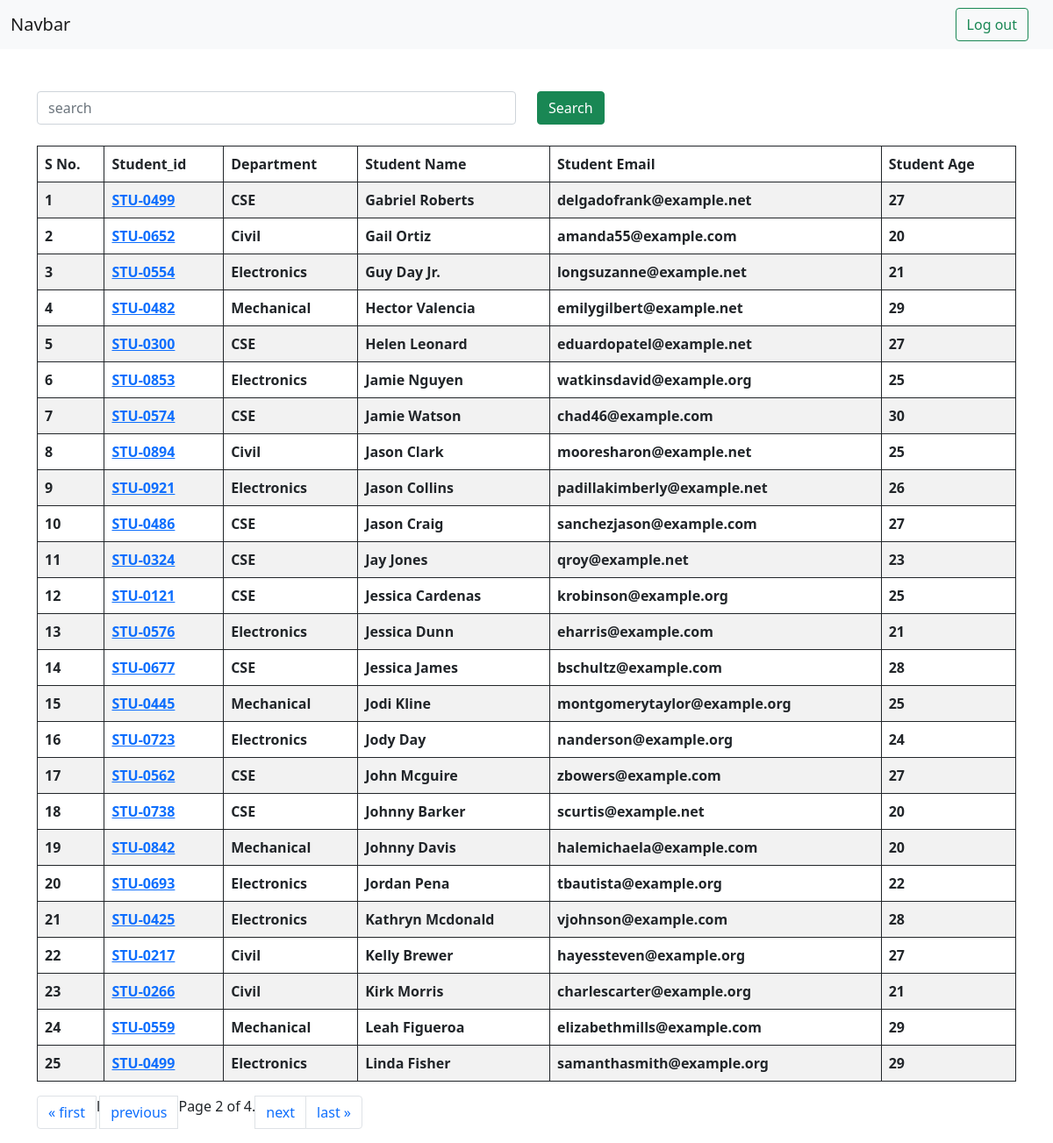
The app's page /students?page=2 with its own data.
### ReportCardApp/models.py (models this page shows, shortened)
class Student(models.Model):
    department=models.ForeignKey(Department, related_name='depart', on_delete=models.CASCADE)
    student_id=models.OneToOneField(StudentID,related_name="studentid",on_delete=models.CASCADE)
    student_name=models.CharField(max_length=100)
    student_email=models.EmailField(unique=True)
    student_age=models.IntegerField(default=18)
    student_addess=models.TextField()
    class Meta:
        ordering=['student_name']
        verbose_name="student"

class StudentID(models.Model):
    student_id= models.CharField(max_length=100)
    def __str__(self)->str:
        return self.student_id

class Department(models.Model):
    department=models.CharField(max_length=100)
    class Meta:
        ordering=['department']

### ReportCardApp/views.py (the view, shortened to what this page needs)
# urls.py: path('students',get_student,name='getstudents'),
def get_student(request):
    queryset= Student.objects.all()
    ranks = Student.objects.annotate(marks=Sum('studentmarks__marks')).order_by('-marks','-student_age')
    paginator = Paginator(queryset, 25)  # Show 25 contacts per page.
    page_number = request.GET.get("page",1)
    page_obj = paginator.get_page(page_number)
    return render(request ,'student.html',context={'queryset':page_obj})

### ReportCardApp/templates/student.html
{%extends "base.html" %}
{% block content %}
<div class="container mt-5">
    <form class="mb-4">
        <div class="row">
            <div class="col-md-6">
               <input type="text" class="form-control" placeholder="search" name="search">
            </div>
             <div class="col-md-6">
                <button class="btn btn-success" >Search</button>
             </div>
          </div>
    </form>
    <table class="table table-striped table-bordered border-dark">
        <thead>
          <tr>
            <th scope="row">S No.</th>
            <th scope="col">Student_id</th>
            <th scope="col">Department</th>
            <th scope="col">Student Name</th>
            <th scope="col">Student Email</th>
            <th scope="col">Student Age</th>
          </tr>
        </thead>
        <tbody>
             {%  for student in queryset %}
          <tr>
            <th scope="row">{{forloop.counter}}</th>
            <th scope="col"> <a href="{% url 'see_marks' student.student_id %}">
              {{student.student_id }}
            </a>
            </th>
            <th scope="col">{{student.department.department}}</th>
            <th scope="col">{{student.student_name}}</th>
            <th scope="col">{{student.student_email}}</th>
            <th scope="col">{{student.student_age}}</th>
          </tr>
           {% endfor %}
        </tbody>
      </table>
      <nav aria-label="Page navigation example">
        <ul class="pagination">
            {% if queryset.has_previous %}
            <li class="page-item"> <a class="page-link"  href="?page=1">&laquo; first</a></li>l
             <li class="page-item"><a class="page-link"  href="?page={{ queryset.previous_page_number }}">previous</a></li>
            {% endif %}
            <span class="current">
               Page {{ queryset.number }} of {{ queryset.paginator.num_pages }}.
            </span>
        {% if queryset.has_next %}
        <li class="page-item"><a class="page-link" href="?page={{ queryset.next_page_number }}">next</a></li>
         <li class="page-item"><a class="page-link"  href="?page={{ queryset.paginator.num_pages }}">last &raquo;</a></li>
        {% endif %}
        </ul>
      </nav>
</div>
{% endblock %}

### records on screen
Student: student_id "STU-0499", department.department "CSE", student_name "Gabriel Roberts", student_email "delgadofrank@example.net", student_age "27"
Student: student_id "STU-0652", department.department "Civil", student_name "Gail Ortiz", student_email "amanda55@example.com", student_age "20"
Student: student_id "STU-0554", department.department "Electronics", student_name "Guy Day Jr.", student_email "longsuzanne@example.net", student_age "21"
Student: student_id "STU-0482", department.department "Mechanical", student_name "Hector Valencia", student_email "emilygilbert@example.net", student_age "29"
Student: student_id "STU-0300", department.department "CSE", student_name "Helen Leonard", student_email "eduardopatel@example.net", student_age "27"
Student: student_id "STU-0853", department.department "Electronics", student_name "Jamie Nguyen", student_email "watkinsdavid@example.org", student_age "25"
Student: student_id "STU-0574", department.department "CSE", student_name "Jamie Watson", student_email "chad46@example.com", student_age "30"
Student: student_id "STU-0894", department.department "Civil", student_name "Jason Clark", student_email "mooresharon@example.net", student_age "25"
Student: student_id "STU-0921", department.department "Electronics", student_name "Jason Collins", student_email "padillakimberly@example.net", student_age "26"
Student: student_id "STU-0486", department.department "CSE", student_name "Jason Craig", student_email "sanchezjason@example.com", student_age "27"
Student: student_id "STU-0324", department.department "CSE", student_name "Jay Jones", student_email "qroy@example.net", student_age "23"
Student: student_id "STU-0121", department.department "CSE", student_name "Jessica Cardenas", student_email "krobinson@example.org", student_age "25"
Student: student_id "STU-0576", department.department "Electronics", student_name "Jessica Dunn", student_email "eharris@example.com", student_age "21"
Student: student_id "STU-0677", department.department "CSE", student_name "Jessica James", student_email "bschultz@example.com", student_age "28"
Student: student_id "STU-0445", department.department "Mechanical", student_name "Jodi Kline", student_email "montgomerytaylor@example.org", student_age "25"
Student: student_id "STU-0723", department.department "Electronics", student_name "Jody Day", student_email "nanderson@example.org", student_age "24"
Student: student_id "STU-0562", department.department "CSE", student_name "John Mcguire", student_email "zbowers@example.com", student_age "27"
Student: student_id "STU-0738", department.department "CSE", student_name "Johnny Barker", student_email "scurtis@example.net", student_age "20"
Student: student_id "STU-0842", department.department "Mechanical", student_name "Johnny Davis", student_email "halemichaela@example.com", student_age "20"
Student: student_id "STU-0693", department.department "Electronics", student_name "Jordan Pena", student_email "tbautista@example.org", student_age "22"
Student: student_id "STU-0425", department.department "Electronics", student_name "Kathryn Mcdonald", student_email "vjohnson@example.com", student_age "28"
Student: student_id "STU-0217", department.department "Civil", student_name "Kelly Brewer", student_email "hayessteven@example.org", student_age "27"
Student: student_id "STU-0266", department.department "Civil", student_name "Kirk Morris", student_email "charlescarter@example.org", student_age "21"
Student: student_id "STU-0559", department.department "Mechanical", student_name "Leah Figueroa", student_email "elizabethmills@example.com", student_age "29"
Student: student_id "STU-0499", department.department "Electronics", student_name "Linda Fisher", student_email "samanthasmith@example.org", student_age "29"

### other values on screen
{{ queryset.number }} "2"
{{ queryset.paginator.num_pages }} "4"
